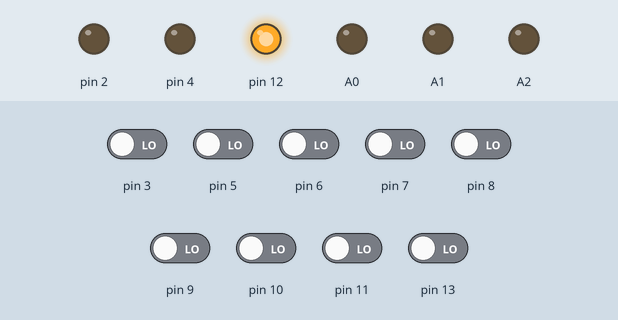
Bench run of a sketch on a simulated Arduino Uno, built with avr-gcc and run on an emulated ATmega328P. On the bench: output pins drawn as LEDs (lit = HIGH). Inputs (shaded band) come from the test bench; at power-on: pin 3, pin 5–11, pin 13 LOW.

Above: at 1.2 s.
1.3 s: pin 11 driven HIGH
At 1.8 s:
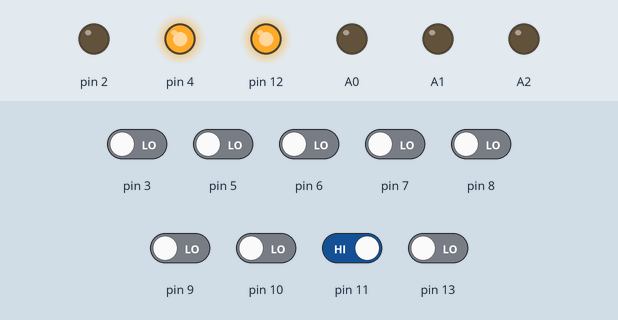
2.8 s: pin 5 driven HIGH
At 3.6 s:
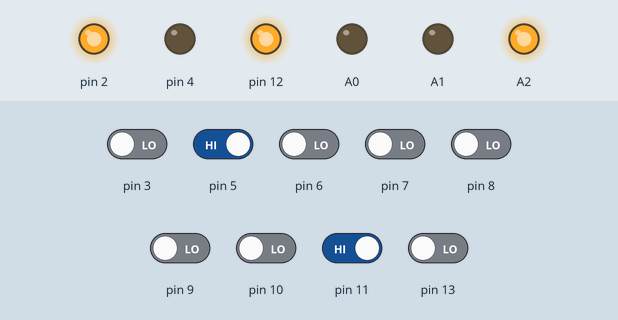
5.8 s: pin 7 driven HIGH
At 6.4 s:
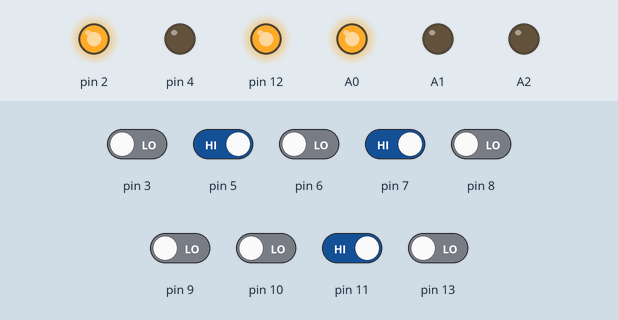
8.8 s: pin 13 driven HIGH
At 11.4 s:
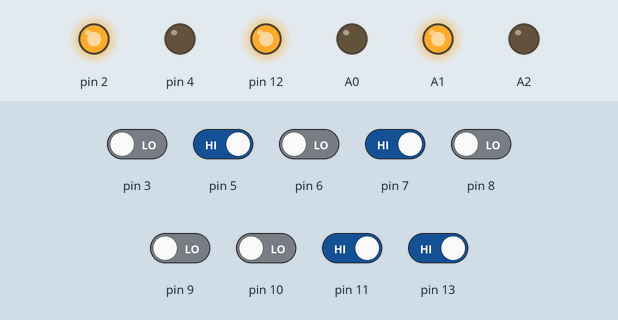
11.8 s: pin 5 driven LOW
At 13.6 s:
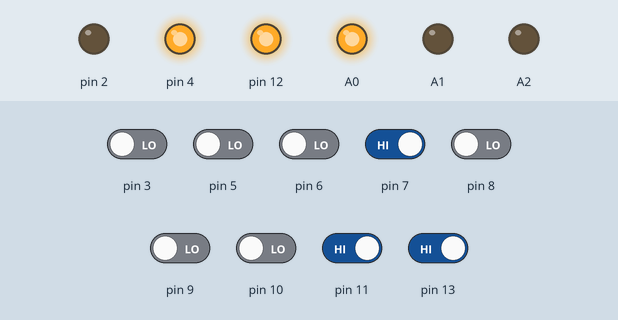
14.8 s: pin 7 driven LOW
At 15.6 s:
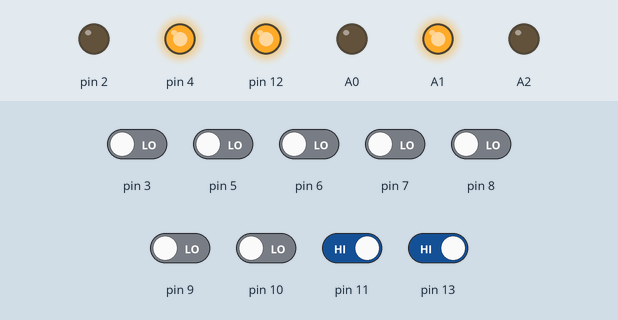
Timing chart, 0 to 17.8 s (numbered marks = the images above; inputs shaded):
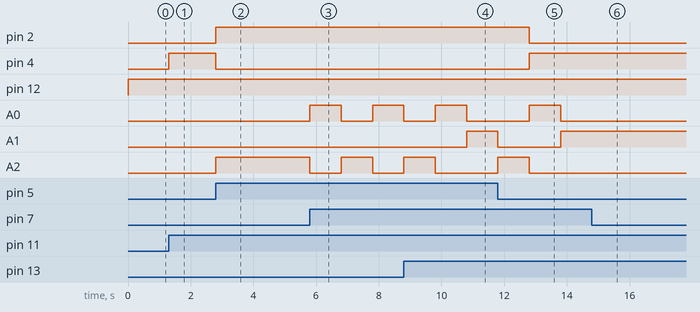

Measured:
- after the input at 1.3 s, pin 4: LOW → HIGH at once
- after the input at 2.8 s, pin 2, A2: LOW → HIGH at once; pin 4: HIGH → LOW at once
- after the input at 5.8 s, A0: LOW → HIGH at once, → LOW 1.0 s later, → HIGH 1.0 s later; A2: HIGH → LOW at once, → HIGH 1.0 s later, → LOW 1.0 s later
- after the input at 8.8 s, A1: LOW → HIGH after 2.0 s; A2: goes on until 9.8 s, then stays LOW
- after the input at 11.8 s, pin 2: HIGH → LOW after 1.0 s; pin 4: LOW → HIGH after 1.0 s
- after the input at 14.8 s, A0: stops changing and stays LOW; A1: stops changing and stays HIGH

The sketch:

micro.ino
```cpp
int D1andU1 = 0;

int D2andU2 = 0;

int D3andU3 = 0;

int PushButton_floor1 = 0;

int PushPutton_floor2 = 0;

int PushButton_floor3 = 0;

int LimitSensor_floor1 = 0;

int LimitSensor_floor2 = 0;

int LimitSensor_floor3 = 0;

int LedFloor1 = 0;

int LedFloor2 = 0;

int LedFloor3 = 0;

void setup()
{
  pinMode(A0, OUTPUT);
  pinMode(A1, OUTPUT);
  pinMode(A2, OUTPUT);
  pinMode(6, INPUT);
  pinMode(11, INPUT);
  pinMode(3, INPUT);
  pinMode(7, INPUT);
  pinMode(13, INPUT);
  pinMode(5, INPUT);
  pinMode(8, INPUT);
  pinMode(9, INPUT);
  pinMode(12, OUTPUT);
  pinMode(2, OUTPUT);
  pinMode(4, OUTPUT);
  pinMode(8, INPUT);
  pinMode(9, INPUT);
  pinMode(10,INPUT);
}

void loop()
{
  D1andU1 = digitalRead(8);
  D2andU2 = digitalRead(9);
  D3andU3 = digitalRead(10);
  PushButton_floor1 = digitalRead(6);
  PushPutton_floor2 = digitalRead(11);
  PushButton_floor3 = digitalRead(3);
  LimitSensor_floor1 = digitalRead(7);
  LimitSensor_floor2 = digitalRead(13);
  LimitSensor_floor3 = digitalRead(5);
  LedFloor1 = digitalRead(A0);
  LedFloor2 = digitalRead(A1);
  LedFloor3 = digitalRead(A2);

  //if the user push up or down from first floor
  if (D1andU1 == HIGH) {
    LedsSystem();
    if (LimitSensor_floor1 == HIGH) {
      digitalWrite(12, LOW);
    }
  }
   //if the user push up or down from second floor
  else if (D2andU2 == HIGH) {
    LedsSystem();
    if (LimitSensor_floor2 == HIGH) {
      digitalWrite(12, LOW);
    }
  }
   //if the user push up or down from third floor
  else if (D3andU3 == HIGH) {
    LedsSystem();
    if (LimitSensor_floor3 == HIGH) {
      digitalWrite(12, LOW);
    }
  }
  digitalWrite(12, HIGH);

    //if the user push the first floor button
   //the elevator always go down because it is the first door
  if (PushButton_floor1 == HIGH) {
    LedsSystem();
    if (LimitSensor_floor1 == HIGH) {
      digitalWrite(12, LOW);
    }
  }
    //if the user push the third floor button
   //the elevator always go up because it is the last door
  else if (PushButton_floor3 == HIGH) {
    LedsSystem();
    if (LimitSensor_floor3 == HIGH) {
      digitalWrite(12, LOW);
    }
  }
    //if the user push the second floor button
  else if (PushPutton_floor2 == HIGH) {
    //when the user in third flooe the elevator goes down
    if (LimitSensor_floor3 == HIGH)
    {
    digitalWrite(2, HIGH);
    digitalWrite(4, LOW);
    LedsSystem();
    if (LimitSensor_floor2 == HIGH) {
      digitalWrite(12, LOW);
    }
  }
  //whrn the user in first floor the elevator goes up
  else {
    digitalWrite(2, LOW);
    digitalWrite(4, HIGH);
    LedsSystem();
    if (LimitSensor_floor2 == HIGH) {
      digitalWrite(12, LOW);
    }
  }
  }
  digitalWrite(12, HIGH);
}

//function to make one of leds ON in specific floor to know the current floor
void LedsSystem()
{
  if (LimitSensor_floor1 == HIGH) {
    digitalWrite(A0, HIGH);
    delay(1000); // Wait for 1000 millisecond(s)
    digitalWrite(A0, LOW);
  }
  if (LimitSensor_floor2 == HIGH) {
    digitalWrite(A1, HIGH);
    delay(1000); // Wait for 1000 millisecond(s)
    digitalWrite(A1, LOW);
  }
  if (LimitSensor_floor3 == HIGH) {
    digitalWrite(A2, HIGH);
    delay(1000); // Wait for 1000 millisecond(s)
    digitalWrite(A2, LOW);
  }
}
```
